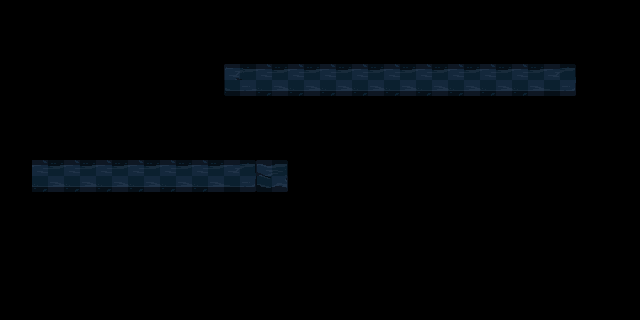

A level layout from a 2D game, rendered from its tile map. Below: a short description, then the map file with its tile-grid data intact:
An orthogonal 20x10 tile map with 32x32 px tiles, 2 tile layers (Graphics, Grid), 2 tilesets and 7 objects (6x prop, monster).

<map version="1.0" tiledversion="1.0.3" orientation="orthogonal" renderorder="right-down" width="20" height="10" tilewidth="32" tileheight="32" nextobjectid="20">
 <tileset firstgid="1" source="tiles.tsx" />
 <tileset firstgid="65" source="grid.tsx" />
 <layer name="Graphics" width="20" height="10">
  <data encoding="csv">
0,0,0,0,0,0,0,0,0,0,0,0,0,0,0,0,0,0,0,0,
0,0,0,0,0,0,0,0,0,0,0,0,0,0,0,0,0,0,0,0,
0,0,0,0,0,0,0,18,19,19,19,19,19,19,19,19,19,20,0,0,
0,0,0,0,0,0,0,0,0,0,0,0,0,0,0,0,0,0,0,0,
0,0,0,0,0,0,0,0,0,0,0,0,0,0,0,0,0,0,0,0,
0,19,19,19,19,19,19,20,21,0,0,0,0,0,0,0,0,0,0,0,
0,0,0,0,0,0,0,0,0,0,0,0,0,0,0,0,0,0,0,0,
0,0,0,0,0,0,0,0,0,0,0,0,0,0,0,0,0,0,0,0,
0,0,0,0,0,0,0,0,0,0,0,0,0,0,0,0,0,0,0,0,
0,0,0,0,0,0,0,0,0,0,0,0,0,0,0,0,0,0,0,0
</data>
 </layer>
 <layer name="Grid" width="20" height="10" opacity="0.25">
  <data encoding="csv">
0,0,0,0,0,0,0,0,0,0,0,0,0,0,0,0,0,0,0,0,
0,0,0,0,0,0,0,0,0,0,0,0,0,0,0,0,0,0,0,0,
0,0,0,0,0,0,0,66,66,66,66,66,66,66,66,66,66,66,0,0,
0,0,0,0,0,0,0,0,0,0,0,0,0,0,0,0,0,0,0,0,
0,0,0,0,0,0,0,0,0,0,0,0,0,0,0,0,0,0,0,0,
0,66,66,66,66,66,66,66,66,0,0,0,0,0,0,0,0,0,0,0,
0,0,0,0,0,0,0,0,0,0,0,0,0,0,0,0,0,0,0,0,
0,0,0,0,0,0,0,0,0,0,0,0,0,0,0,0,0,0,0,0,
0,0,0,0,0,0,0,0,0,0,0,0,0,0,0,0,0,0,0,0,
0,0,0,0,0,0,0,0,0,0,0,0,0,0,0,0,0,0,0,0
</data>
 </layer>
 <objectgroup name="Objects">
  <object id="12" name="box" type="prop" x="64" y="96" width="32" height="32">
   <properties>
    <property name="chance" type="float" value="100" />
   </properties>
  </object>
  <object id="14" name="box" type="prop" x="96" y="96" width="32" height="32">
   <properties>
    <property name="chance" type="float" value="100" />
   </properties>
  </object>
  <object id="15" name="box" type="prop" x="288" y="160" width="32" height="32">
   <properties>
    <property name="chance" type="float" value="100" />
   </properties>
  </object>
  <object id="16" name="box" type="prop" x="320" y="160" width="32" height="32">
   <properties>
    <property name="chance" type="float" value="100" />
   </properties>
  </object>
  <object id="17" name="box" type="prop" x="352" y="160" width="32" height="32">
   <properties>
    <property name="chance" type="float" value="100" />
   </properties>
  </object>
  <object id="18" name="box" type="prop" x="128" y="96" width="32" height="32">
   <properties>
    <property name="chance" type="float" value="100" />
   </properties>
  </object>
  <object id="19" name="Cultist" type="monster" x="96" y="128" width="32" height="32">
   <properties>
    <property name="chance" type="float" value="100" />
   </properties>
   <ellipse />
  </object>
 </objectgroup>
</map>
